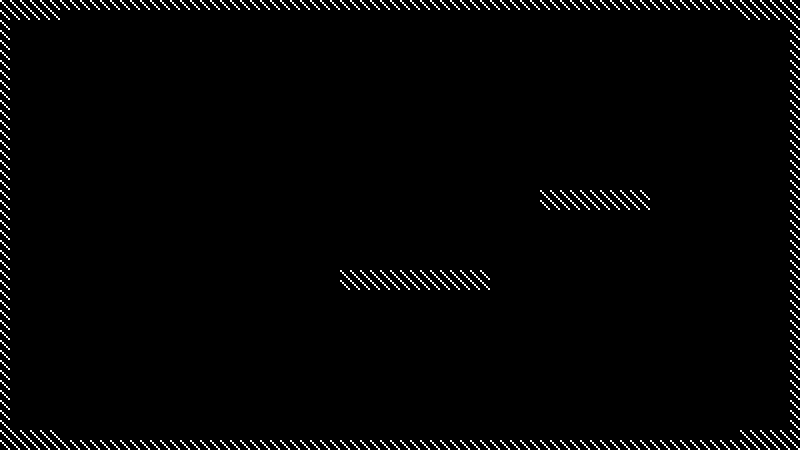

This is a level from a 2D game, rendered from its Tiled map with the project's own tilesets. A one-line summary and the map file follow, with tile-layer data summarised:
An orthogonal 80x45 tile map with 10x10 px tiles, 1 tile layer (Tile Layer 1), 3 tilesets and 2 objects.

<map version="1.0" orientation="orthogonal" renderorder="right-down" width="80" height="45" tilewidth="10" tileheight="10" nextobjectid="12">
 <tileset firstgid="1" name="debug10x10" tilewidth="10" tileheight="10" tilecount="1" columns="1">
  <image source="../assets/graphics/debug/tile10x10.gif" width="10" height="10" />
 </tileset>
 <tileset firstgid="2" name="box" tilewidth="40" tileheight="40" tilecount="1" columns="1">
  <image source="../assets/graphics/debug/debug_box.gif" width="40" height="40" />
 </tileset>
 <tileset firstgid="3" name="debug_door" tilewidth="50" tileheight="80" tilecount="6" columns="6">
  <image source="../assets/graphics/debug/debug_door.gif" width="300" height="80" />
 </tileset>
 <layer name="Tile Layer 1" width="80" height="45">
  <data>[3600 cells, 318 non-empty, 1 distinct tile ids]</data>
 </layer>
 <objectgroup name="Object Layer Boxes">
  <object id="3" gid="2" x="559.667" y="423.333" width="40" height="40" />
 </objectgroup>
 <objectgroup name="Object Layer Door">
  <object id="11" gid="3" x="361.333" y="440" width="50" height="80">
   <properties>
    <property name="locked" type="bool" value="true" />
   </properties>
  </object>
 </objectgroup>
</map>
